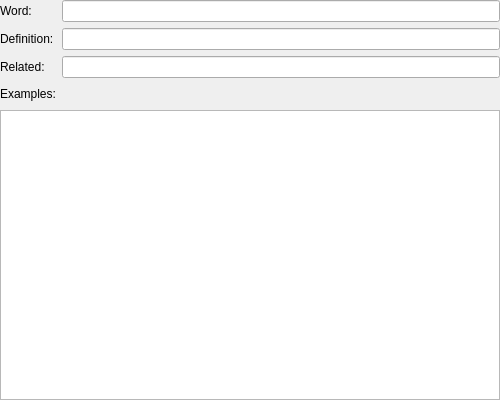
<?xml version="1.0" encoding="UTF-8"?>
<ui version="4.0">
 <class>WordWidget</class>
 <widget class="QWidget" name="WordWidget">
  <property name="geometry">
   <rect>
    <x>0</x>
    <y>0</y>
    <width>500</width>
    <height>400</height>
   </rect>
  </property>
  <property name="windowTitle">
   <string>WordWidget</string>
  </property>
  <layout class="QGridLayout" name="gridLayout">
   <property name="leftMargin">
    <number>0</number>
   </property>
   <property name="topMargin">
    <number>0</number>
   </property>
   <property name="rightMargin">
    <number>0</number>
   </property>
   <property name="bottomMargin">
    <number>0</number>
   </property>
   <item row="0" column="0">
    <widget class="QLabel" name="labelWord">
     <property name="minimumSize">
      <size>
       <width>0</width>
       <height>20</height>
      </size>
     </property>
     <property name="text">
      <string>Word:</string>
     </property>
    </widget>
   </item>
   <item row="1" column="0">
    <widget class="QLabel" name="labelDefinition">
     <property name="minimumSize">
      <size>
       <width>0</width>
       <height>20</height>
      </size>
     </property>
     <property name="text">
      <string>Definition:</string>
     </property>
    </widget>
   </item>
   <item row="1" column="1">
    <widget class="QLineEdit" name="textDefinition"/>
   </item>
   <item row="0" column="1">
    <widget class="QLineEdit" name="textWord"/>
   </item>
   <item row="2" column="0">
    <widget class="QLabel" name="labelRelated">
     <property name="minimumSize">
      <size>
       <width>0</width>
       <height>20</height>
      </size>
     </property>
     <property name="text">
      <string>Related:</string>
     </property>
    </widget>
   </item>
   <item row="3" column="0">
    <widget class="QLabel" name="labelExamples">
     <property name="minimumSize">
      <size>
       <width>0</width>
       <height>20</height>
      </size>
     </property>
     <property name="text">
      <string>Examples:</string>
     </property>
    </widget>
   </item>
   <item row="2" column="1">
    <widget class="QLineEdit" name="textRelated"/>
   </item>
   <item row="4" column="0" colspan="2">
    <widget class="QPlainTextEdit" name="textExamples">
     <property name="lineWrapMode">
      <enum>QPlainTextEdit::NoWrap</enum>
     </property>
    </widget>
   </item>
  </layout>
  <zorder>labelWord</zorder>
  <zorder>labelRelated</zorder>
  <zorder>textExamples</zorder>
  <zorder>labelDefinition</zorder>
  <zorder>textRelated</zorder>
  <zorder>textDefinition</zorder>
  <zorder>labelExamples</zorder>
  <zorder>textWord</zorder>
 </widget>
 <layoutdefault spacing="6" margin="11"/>
 <tabstops>
  <tabstop>textWord</tabstop>
  <tabstop>textDefinition</tabstop>
  <tabstop>textRelated</tabstop>
  <tabstop>textExamples</tabstop>
 </tabstops>
 <resources>
  <include location="../Resource.qrc"/>
 </resources>
 <connections/>
</ui>
